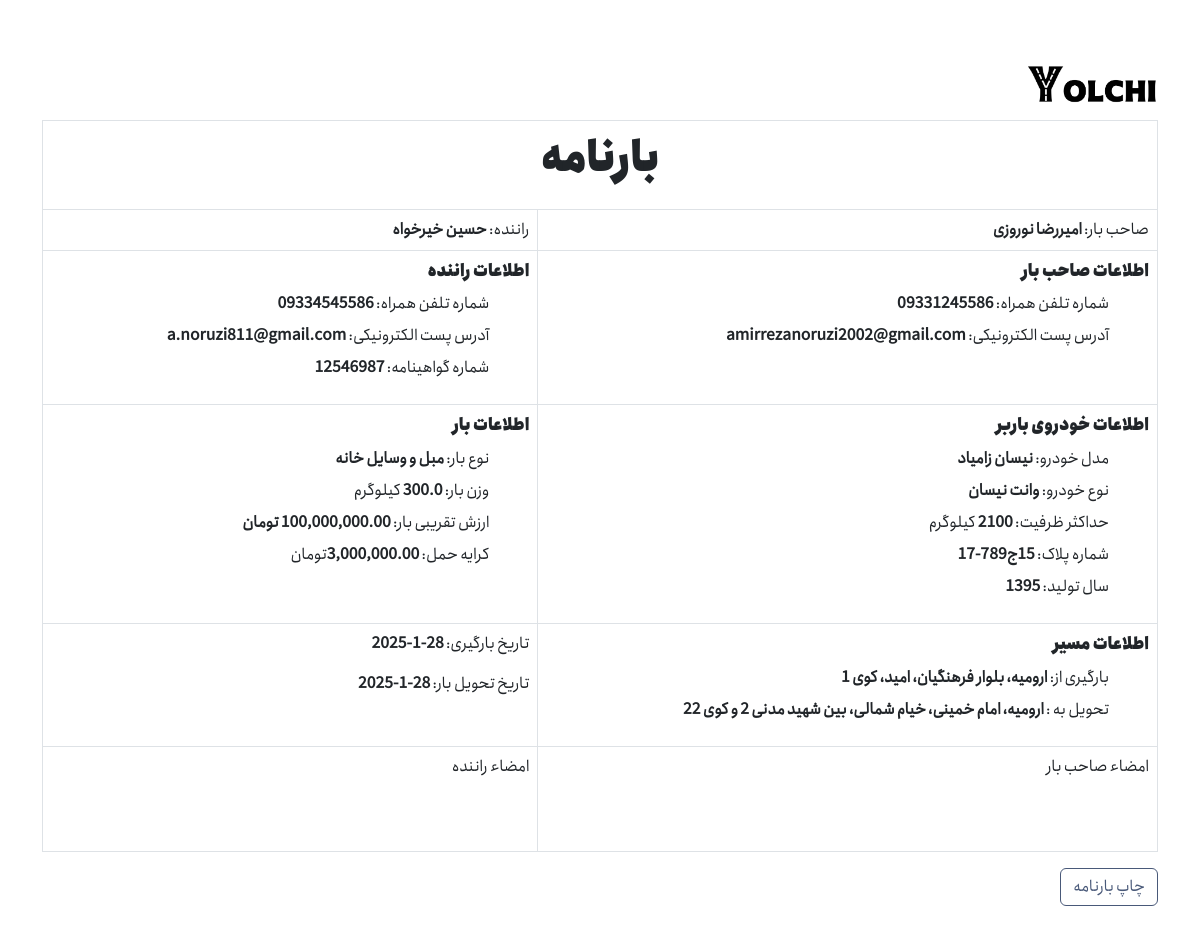
Page /yol/waybill-detail/7/ on the committed database.
### yol/models.py (models this page shows, shortened)
class Waybill(models.Model):
    pickup_date = models.DateTimeField(auto_now_add=True)
    delivery_date = models.DateTimeField(auto_now_add=True)
    STATUS = (
        ('W','پذیرفته شده توسط راننده'),
        ('S','در حال بارگیری'),
        ('T','در حال حمل'),
        ('R','گزارش'),
        ('A','تحویل بار'),
        ('N','ناتمام')
    )
    status = models.CharField(max_length=1,choices=STATUS,default='W')
    advertisement = models.OneToOneField(Advertisement, on_delete=models.CASCADE)
    driver = models.ForeignKey(Driver,on_delete=models.CASCADE,blank=True,null=True)

class Driver(models.Model):
    profilePicture = models.ImageField(upload_to='yol_pictures/', default='yol_pictures/profile.png')
    phone = models.CharField(max_length=11,validators=[phone_start_with_0])
    licenseCode = models.CharField(max_length=10)
    user = models.OneToOneField(User, on_delete=models.CASCADE)
    def __str__(self):
        return f"{self.user.first_name} {self.user.last_name}"

class Car(models.Model):
    model = models.CharField(max_length=200,blank=True)
    TYPE = (
        ('V','وانت بار'),
        ('N','وانت نیسان'),
        ('K','کامیونت'),
        ('T','تریلی'),
    )
    type = models.CharField(max_length=1,choices=TYPE,blank=True)
    year = models.IntegerField(default=0)
    capacity = models.IntegerField(default=0)
    licensePlate = models.CharField(max_length=9,blank=True,null=True)
    driver = models.OneToOneField(Driver, on_delete=models.CASCADE)

### yuk/models.py (models this page shows, shortened)
class Advertisement(models.Model):
    title = models.CharField(max_length=200)
    shipper = models.ForeignKey(Shipper, on_delete=models.CASCADE)
    description = models.TextField()
    freight = models.IntegerField(null=True)
    STATUS = (
        ('P','در حال انتظار'),
        ('A','پذیرفته شده'),
    )
    status = models.CharField(max_length=1,choices=STATUS,default='P')
    date = models.DateTimeField(auto_now_add=True)
    class Meta:
        ordering = ["-date"]

class Shipper(models.Model):
    profilePicture = models.ImageField(upload_to='yuk_pictures/', default='yuk_pictures/profile.png')
    phone = models.CharField(max_length=11,validators=[phone_start_with_0])
    user = models.OneToOneField(User, on_delete=models.CASCADE)
    def __str__(self):
        return f"{self.user.first_name} {self.user.last_name}"

class Cargo(models.Model):
    weight = models.FloatField()
    type = models.CharField(max_length=200)
    value = models.FloatField()
    dimension = models.CharField(max_length=200)
    special_instructions = models.TextField(blank=True)
    advertisement = models.OneToOneField(Advertisement, on_delete=models.CASCADE)

class Route(models.Model):
    origin = models.CharField(max_length=200)
    destination = models.CharField(max_length=200)
    dest_city =  models.CharField(max_length=200,blank=True,null=True)
    origin_city =  models.CharField(max_length=200,blank=True,null=True)
    distance = models.CharField(max_length=200)
    estimated_time = models.CharField(max_length=200)
    advertisement = models.OneToOneField(Advertisement, on_delete=models.CASCADE)

### yol/views.py (the view)
# urls.py: path('waybill-detail/<int:w_id>/', views.waybillDetail, name='waybillDetail'),
def waybillDetail(request,w_id):
    waybill = get_object_or_404(Waybill,pk=w_id)
    return render(request, "yol/way-detail.html",{'wb':waybill})

### yol/templates/yol/way-detail.html (shortened to what this page needs)
<!DOCTYPE html>
<html lang="en">
<head>
    {% load static %}
    <link rel="stylesheet" type="text/css" href="{% static 'yol/bootstrap/css/bootstrap.min.css' %}">
    <link rel="stylesheet" type="text/css" href="{% static 'yol/style/css/style.css' %}">
</head>
<body>
    <div class="container my-5">
        <img src="{% static 'main/images/logo.png' %}" width="130" class="my-3">
        <table class="table table-bordered">
            <thead>
              <tr>
                <th colspan="2" class="text-center">
                    <h1>بارنامه</h1>
                </th>
              </tr>
            </thead>
            <tbody>
              <tr>
                <td>صاحب بار: <span><b>{{wb.advertisement.shipper}}</b></span></td>
                <td>راننده: <span><b>{{wb.driver}}</b></span></td>
              </tr>
              <tr>
                <td>
                    <h6>اطلاعات صاحب بار</h6>
                    <ul style="list-style-type: none;">
                        <li class="my-2">شماره تلفن همراه: <span><b>{{wb.advertisement.shipper.phone}}</b></span></li>
                        <li class="my-2">آدرس پست الکترونیکی: <span><b>{{wb.advertisement.shipper.user.email}}</b></span></li>
                    </ul>
                </td>
                <td>
                    <h6>اطلاعات راننده </h6>
                    <ul style="list-style-type: none;">
                        <li class="my-2">شماره تلفن همراه: <span><b>{{wb.driver.phone}}</b></span></li>
                        <li class="my-2" >آدرس پست الکترونیکی: <span><b>{{wb.driver.user.email}}</b></span></li>
                        <li class="my-2"> شماره گواهینامه: <span><b>{{wb.driver.licenseCode}}</b></span></li>
                    </ul>
                </td>
              </tr>
              <tr>
                <td>
                    <h6>اطلاعات خودروی باربر</h6>
                    <ul style="list-style-type: none;">
                        <li class="my-2">مدل خودرو: <span><b>{{wb.driver.car.model}}</b></span></li>
                        <li class="my-2">نوع خودرو: <span><b>{{wb.driver.car.get_type_display}}</b></span></li>
                        <li class="my-2">حداکثر ظرفیت: <span><b>{{wb.driver.car.capacity}}</b> کیلوگرم</span></li>
                        <li class="my-2" >شماره پلاک: <span><b>{{wb.driver.car.licensePlate}}</b></span></li>
                        <li class="my-2">سال تولید: <span><b>{{wb.driver.car.year}}</b></span></li>
                    </ul>
                </td>
                <td>
                    <h6>اطلاعات بار</h6>
                    <ul style="list-style-type: none;">
                        <li class="my-2">نوع بار: <span><b>{{wb.advertisement.cargo.type}}</b></span></li>
                        <li class="my-2">وزن بار: <span><b>{{wb.advertisement.cargo.weight}}</b> کیلوگرم</span></li>
                        <li class="my-2">ارزش تقریبی بار: <span><b>{{wb.advertisement.cargo.value|floatformat:"2g"}} تومان</b></span></li>
                        <li class="my-2">کرایه حمل: <span><b>{{wb.advertisement.freight|floatformat:"2g"}}</b>تومان</span></li>
                    </ul>
                </td>
            </tr>
            <tr>
                <td>
                    <h6>اطلاعات مسیر</h6>
                    <ul style="list-style-type: none;">
                        <li class="my-2">بارگیری از: <span><b>{{wb.advertisement.route.origin}}</b></span></li>
                        <li class="my-2">تحویل به : <span><b>{{wb.advertisement.route.destination}}</b></span></li>
                    </ul>
                </td>
                <td>
                    <p>تاریخ بارگیری: <span><b>{{wb.pickup_date.day}}-{{wb.pickup_date.month}}-{{wb.pickup_date.year}}</b></span></p>
                    {% if wb.pickup_date == wb.delivery_date %}
                    <p>تاریخ تحویل بار: <span><b>-</b></span></p>
                    {% else %}
                    <p>تاریخ تحویل بار: <span><b>{{wb.delivery_date.day}}-{{wb.delivery_date.month}}-{{wb.delivery_date.year}}</b></span></p>
                    {% endif %}
                </td>
            </tr>
            <tr class="border-none">
                <td>
                    <p>امضاء صاحب بار</p>
                    <br>
                    <br>
                </td>
                <td>امضاء راننده</td>
            </tr>
        </tbody>
        </table>
        <button class="btn btn-outline-main" onclick="window.print()">چاپ بارنامه</button>
    </div>
</body>
</html>

### yol/static/yol/style/css/style.css (style rules this page uses)
:root { --main: #495979; }
body { font-family: anjoman-light,sans-serif; direction: rtl; }
h1, h2, h3, h4, h5, h6 { font-family: anjoman-heavy,sans-serif !important; line-height: 1.6; }
.btn-outline-main { color: var(--main); background-color: transparent; background-image: none; border-color: var(--main); }

### rows in the picture
Waybill: advertisement.shipper "امیررضا نوروزی", driver "حسین خیرخواه", advertisement.shipper.phone "09331245586", advertisement.shipper.user.email "amirrezanoruzi2002@gmail.com", driver.phone "09334545586", driver.user.email "a.noruzi811@gmail.com", driver.licenseCode "12546987", driver.car.model "نیسان زامیاد", driver.car.type "وانت نیسان", driver.car.capacity "2100", driver.car.licensePlate "15ج789-17", driver.car.year "1395", advertisement.cargo.type "مبل و وسایل خانه", advertisement.cargo.weight "300.0", advertisement.cargo.value "100,000,000.00", advertisement.freight "3,000,000.00", advertisement.route.origin "ارومیه، بلوار فرهنگیان، امید، کوی 1", advertisement.route.destination "ارومیه، امام خمینی، خیام شمالی، بین شهید مدنی 2 و کوی 22", pickup_date.day "28", pickup_date.month "1", pickup_date.year "2025", delivery_date.day "28", delivery_date.month "1", delivery_date.year "2025"
